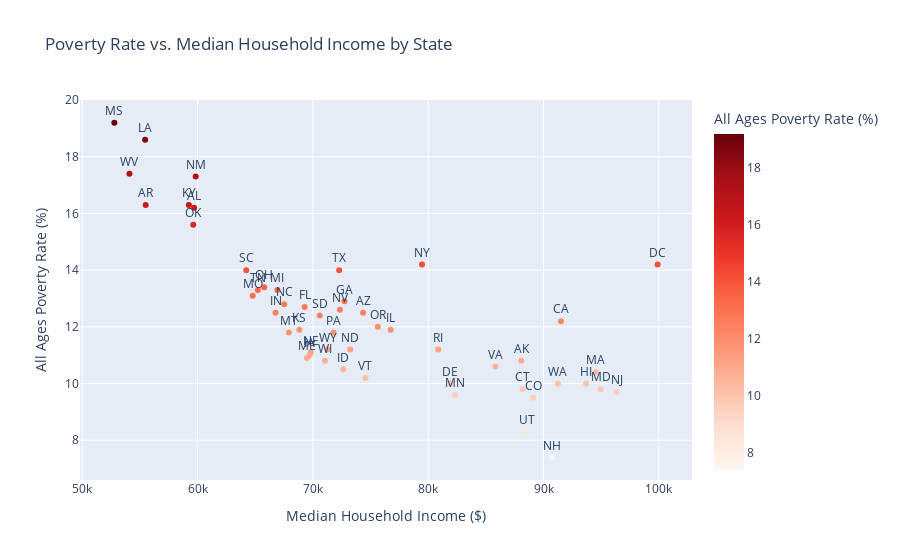

Notebook cell for this chart:
### Markdown cell above
***Create scatter plot of Poverty Rate vs. Median Household Income by state***

### Code cell
# Create the scatter plot using Plotly
fig_scatter = px.scatter(
    df_state,
    x='MEDIAN_HOUSEHOLD_INCOME',
    y='ALL_AGES_POVERTY_PERCENT',
    text='POSTAL_CODE',  # Display state abbreviations on the plot
    title='Poverty Rate vs. Median Household Income by State',
    labels={
        'MEDIAN_HOUSEHOLD_INCOME': 'Median Household Income ($)',
        'ALL_AGES_POVERTY_PERCENT': 'All Ages Poverty Rate (%)'
    },
    color='ALL_AGES_POVERTY_PERCENT',  # Color the points by poverty rate
    color_continuous_scale=px.colors.sequential.Reds
)

# Adding state labels to the points for better readability
fig_scatter.update_traces(textposition='top center')

### Figure 1 — Plotly figure (JSON) as saved in the notebook; plotly's stock layout.template omitted (floating-point values rounded to 4 significant figures)
{"data": [{"hovertemplate": "Median Household Income ($)=%{x}<br>All Ages Poverty Rate (%)=%{marker.color}<br>POSTAL_CODE=%{text}<extra></extra>", "legendgroup": "", "marker": {"color": [16.2, 10.8, 12.5, 16.3, 12.2, 9.5, 9.8, 10, 14.2, 12.7, 12.9, 10, 10.5, 11.9, 12.5, 11, 11.9, 16.3, 18.6, 10.9, 9.8, 10.4, 13.3, 9.6, 19.2, 13.1, 11.8, 11.1, 12.6, 7.4, 9.7, 17.3, 14.2, 12.8, 11.2, 13.4, 15.6, 12, 11.8, 11.2, 14, 12.4, 13.3, 14, 8.3, 10.2, 10.6, 10, 17.4, 10.8, 11.2], "coloraxis": "coloraxis", "symbol": "circle"}, "mode": "markers+text", "name": "", "orientation": "v", "showlegend": false, "text": ["AL", "AK", "AZ", "AR", "CA", "CO", "CT", "DE", "DC", "FL", "GA", "HI", "ID", "IL", "IN", "IA", "KS", "KY", "LA", "ME", "MD", "MA", "MI", "MN", "MS", "MO", "MT", "NE", "NV", "NH", "NJ", "NM", "NY", "NC", "ND", "OH", "OK", "OR", "PA", "RI", "SC", "SD", "TN", "TX", "UT", "VT", "VA", "WA", "WV", "WI", "WY"], "textposition": "top center", "type": "scatter", "x": [59703, 88072, 74355, 55505, 91517, 89096, 88182, 81933, 99897, 69287, 72742, 93683, 72634, 76744, 66768, 69708, 68827, 59246, 55458, 69485, 94957, 94538, 66926, 82343, 52788, 64783, 67915, 69828, 72348, 90750, 96341, 59842, 79463, 67516, 73240, 65786, 59632, 75638, 71789, 80873, 64227, 70597, 65231, 72279, 88531, 74555, 85838, 91255, 54097, 71050, 71275], "xaxis": "x", "y": [16.2, 10.8, 12.5, 16.3, 12.2, 9.5, 9.8, 10, 14.2, 12.7, 12.9, 10, 10.5, 11.9, 12.5, 11, 11.9, 16.3, 18.6, 10.9, 9.8, 10.4, 13.3, 9.6, 19.2, 13.1, 11.8, 11.1, 12.6, 7.4, 9.7, 17.3, 14.2, 12.8, 11.2, 13.4, 15.6, 12, 11.8, 11.2, 14, 12.4, 13.3, 14, 8.3, 10.2, 10.6, 10, 17.4, 10.8, 11.2], "yaxis": "y"}], "layout": {"coloraxis": {"colorbar": {"title": {"text": "All Ages Poverty Rate (%)"}}, "colorscale": [[0, "rgb(255,245,240)"], [0.125, "rgb(254,224,210)"], [0.25, "rgb(252,187,161)"], [0.375, "rgb(252,146,114)"], [0.5, "rgb(251,106,74)"], [0.625, "rgb(239,59,44)"], [0.75, "rgb(203,24,29)"], [0.875, "rgb(165,15,21)"], [1, "rgb(103,0,13)"]]}, "legend": {"tracegroupgap": 0}, "title": {"text": "Poverty Rate vs. Median Household Income by State"}, "xaxis": {"anchor": "y", "domain": [0, 1], "title": {"text": "Median Household Income ($)"}}, "yaxis": {"anchor": "x", "domain": [0, 1], "title": {"text": "All Ages Poverty Rate (%)"}}}}
